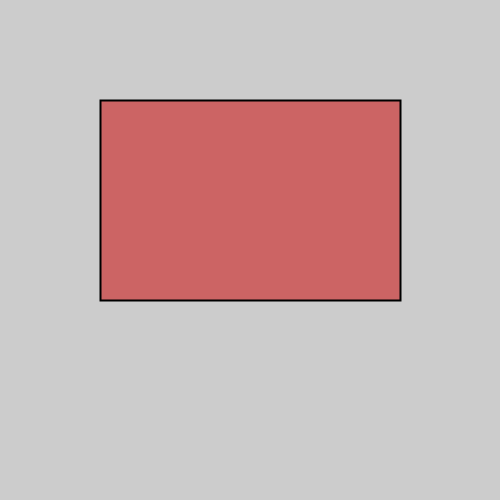
Frame 1 (no input)
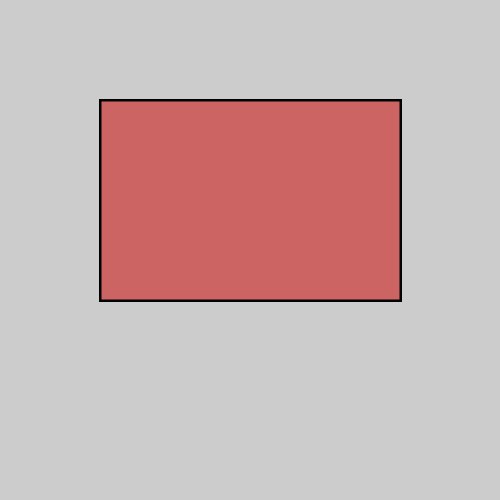
Frame 60 (the mouse pressed at the canvas centre just before this capture)
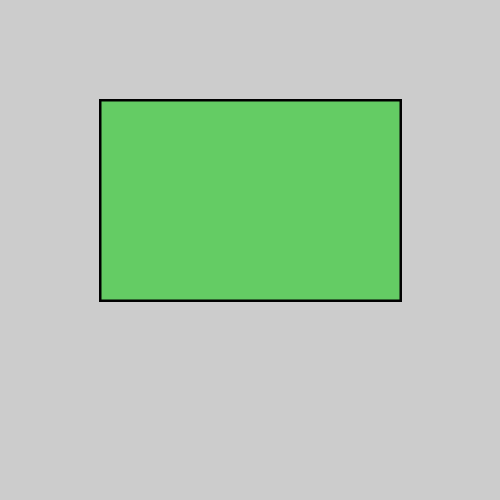
Frame 120 (the mouse held since frame 60 and released just before this capture)

The Processing sketch that drew these frames (run headless with seeded random() and noise(); from frame 60 on, the mouse is pressed at the canvas centre):

// Processing sketch: processing_165080
// ── processing_165080.pde

// sets the colours for what I want
color normal = color(204,100,100);
color highlight = color(100,204,100);

int x=100;
int y=100;
  
int widthx=300;
int heighty=200;
  
int xend=x+widthx;
int yend=y+heighty;

// sets the size of the window
void setup(){
size(500,500);
}

// allows the window to refresh
void draw() {
  
  //if statement
  if (x<mouseX && mouseX<xend
      && y<mouseY && mouseY<yend) {
    fill(highlight);
    strokeWeight(2);
  } else {
    // if the above is false then this is what happens
    fill(normal);
    strokeWeight(2);
  }
  
  //makes a rectangle
  rect(x, y , widthx,heighty);
}
